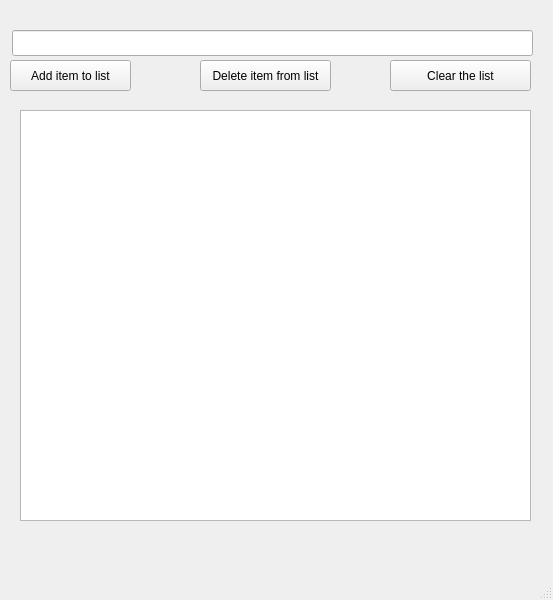
<?xml version="1.0" encoding="UTF-8"?>
<ui version="4.0">
 <class>MainWindow</class>
 <widget class="QMainWindow" name="MainWindow">
  <property name="geometry">
   <rect>
    <x>0</x>
    <y>0</y>
    <width>553</width>
    <height>600</height>
   </rect>
  </property>
  <property name="windowTitle">
   <string>To Do list</string>
  </property>
  <widget class="QWidget" name="centralwidget">
   <widget class="QPushButton" name="deletebutton_PushButton">
    <property name="geometry">
     <rect>
      <x>200</x>
      <y>60</y>
      <width>131</width>
      <height>31</height>
     </rect>
    </property>
    <property name="text">
     <string>Delete item from list</string>
    </property>
   </widget>
   <widget class="QPushButton" name="additem_pushButton">
    <property name="geometry">
     <rect>
      <x>10</x>
      <y>60</y>
      <width>121</width>
      <height>31</height>
     </rect>
    </property>
    <property name="text">
     <string>Add item to list</string>
    </property>
   </widget>
   <widget class="QPushButton" name="cleanallbutton_pushButton">
    <property name="geometry">
     <rect>
      <x>390</x>
      <y>60</y>
      <width>141</width>
      <height>31</height>
     </rect>
    </property>
    <property name="text">
     <string>Clear the list</string>
    </property>
   </widget>
   <widget class="QLineEdit" name="additem_LineWidget">
    <property name="geometry">
     <rect>
      <x>12</x>
      <y>30</y>
      <width>521</width>
      <height>26</height>
     </rect>
    </property>
   </widget>
   <widget class="QListWidget" name="mylist_listWidget">
    <property name="geometry">
     <rect>
      <x>20</x>
      <y>110</y>
      <width>511</width>
      <height>411</height>
     </rect>
    </property>
   </widget>
  </widget>
  <widget class="QMenuBar" name="menubar">
   <property name="geometry">
    <rect>
     <x>0</x>
     <y>0</y>
     <width>553</width>
     <height>23</height>
    </rect>
   </property>
  </widget>
  <widget class="QStatusBar" name="statusbar"/>
 </widget>
 <resources/>
 <connections/>
</ui>
